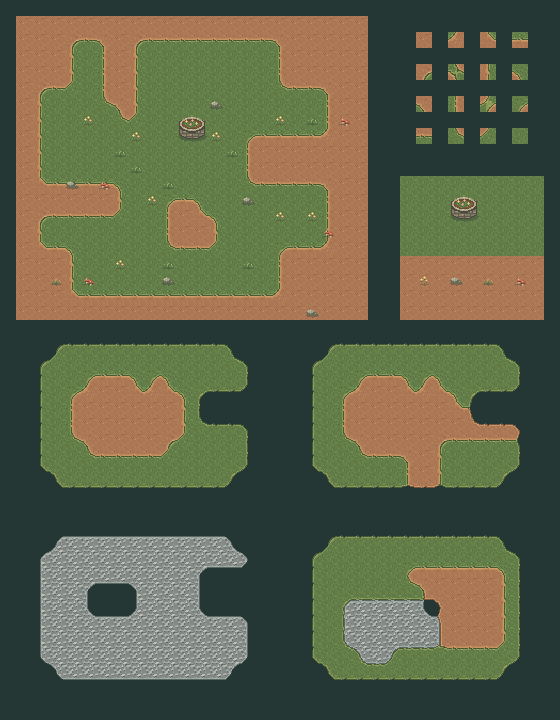

Tiled map render using the project's own tile images. Description and the map definition, with tile-layer contents summarised, below:
An orthogonal 35x45 tile map with 16x16 px tiles, 9 tile layers (连续铺设 · 地表, 角点矩阵 · 0—15, 图章与普通图块 · 底板, 花坛与装饰 · 透明叠层, ...).

<map version="1.10" tiledversion="1.11.2" orientation="orthogonal" renderorder="right-down" width="35" height="45" tilewidth="16" tileheight="16" infinite="0" backgroundcolor="#253734" nextlayerid="10" nextobjectid="1">
  <tileset firstgid="1" source="tiles.tsx" />
  <layer id="1" name="连续铺设 · 地表" width="35" height="45">
    <data>[1575 cells, 418 non-empty, 14 distinct tile ids]</data>
  </layer>
  <layer id="2" name="角点矩阵 · 0—15" width="35" height="45">
    <data>[1575 cells, 16 non-empty, 16 distinct tile ids]</data>
  </layer>
  <layer id="3" name="图章与普通图块 · 底板" width="35" height="45">
    <data>[1575 cells, 81 non-empty, 2 distinct tile ids]</data>
  </layer>
  <layer id="4" name="花坛与装饰 · 透明叠层" width="35" height="45">
    <data>[1575 cells, 37 non-empty, 8 distinct tile ids]</data>
  </layer>
  <layer id="5" name="主例 · 泥土中心、草地外缘" width="35" height="45">
    <data>[1575 cells, 133 non-empty, 26 distinct tile ids]</data>
  </layer>
  <layer id="6" name="同层压力样例 · 泥土接到草地外缘" width="35" height="45">
    <data>[1575 cells, 133 non-empty, 33 distinct tile ids]</data>
  </layer>
  <layer id="8" name="碎石 · 空白起刷、凹口与挖洞" width="35" height="45">
    <data>[1575 cells, 128 non-empty, 13 distinct tile ids]</data>
  </layer>
  <layer id="9" name="碎石 · 草、泥、空白同层交汇" width="35" height="45">
    <data>[1575 cells, 136 non-empty, 37 distinct tile ids]</data>
  </layer>
  <layer id="7" name="空白练习 · 在同一地形集切换三种材质" width="35" height="45">
    <data>[1575 cells, 0 non-empty, 0 distinct tile ids]</data>
  </layer>
</map>
